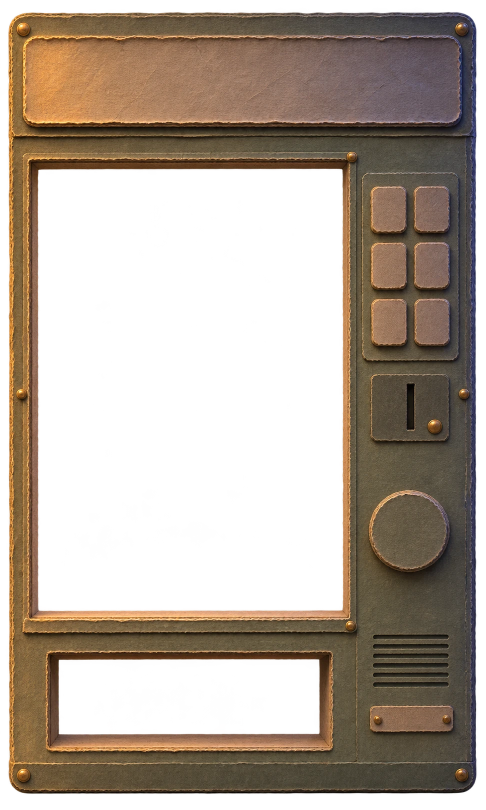
#> input picture hub/art/incoming/ART-AH-00-cabinet-study-v1/cabinet-study.webp, 971 x 1619 px (shown at 1/2 size)
$ python make-candidate.py
#> lines starting #> are read from the running program, lines starting #| are printed output that depends on the picture
"""Interim machine face from ART-AH-00 (dev tool; not a build step; adopted 5 Nov pending ART-AH-01).

Registers the cabinet study to the 1200x2000 machine template with one axis-aligned fit that makes
the window exact, cleans alpha noise, and writes the face-geometry declaration so live controls
(key lights, knob, flap, clock) can follow the art. No repaint, crop of content, or compositing.
Run from the repository root:  python3 -I hub/art/incoming/ART-AH-00-cabinet-study-v1/candidate/make-candidate.py
"""
import json, pathlib
from PIL import Image
here = pathlib.Path(__file__).resolve().parent
src = here.parent / 'cabinet-study.webp'
# Window hole measured from the study's alpha: pixels 76..686 x 338..1221 (edges 76/687, 338/1222).
# Template window: 80..860 x 428..1540.
sx, sy = 780 / 611, 1112 / 884
tx, ty = 80 - 76 * sx, 428 - 338 * sy
T = lambda x, y: (x * sx + tx, y * sy + ty)
im = Image.open(src).convert('RGBA')
#> im is the input picture: PIL image 971x1619 RGBA; mean R, G, B, A 63.5, 49.4, 37.2, 134.9
r, g, b, a = im.split()
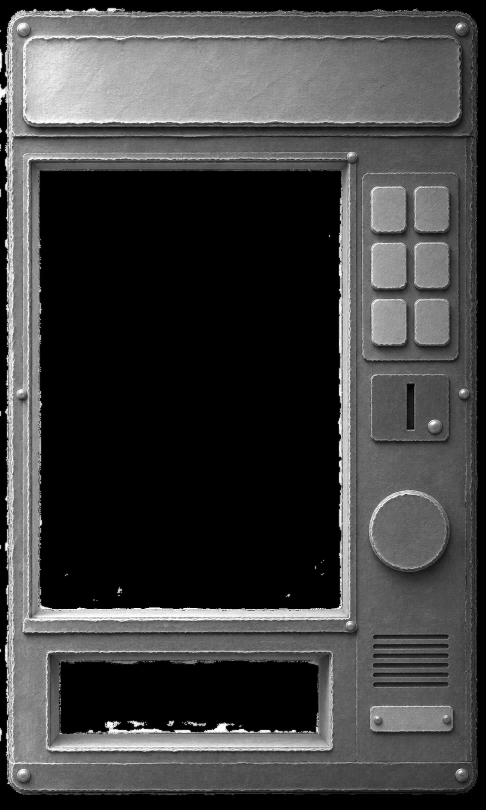
#> r: PIL image 971x1619 L (shown at 1/2 size); min 0, max 255, mean 63.5
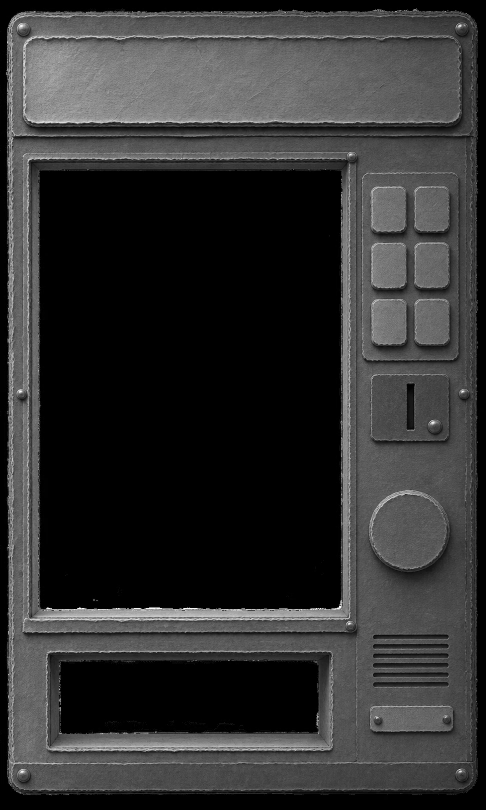
#> g: PIL image 971x1619 L (shown at 1/2 size); min 0, max 255, mean 49.4
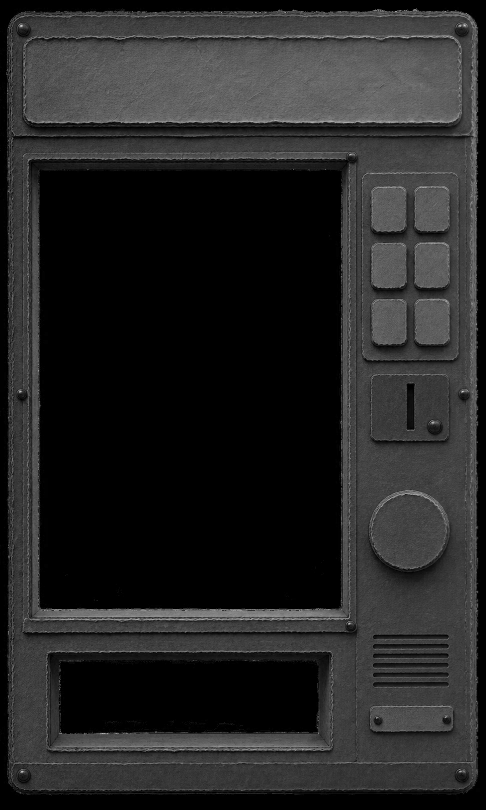
#> b: PIL image 971x1619 L (shown at 1/2 size); min 0, max 255, mean 37.2
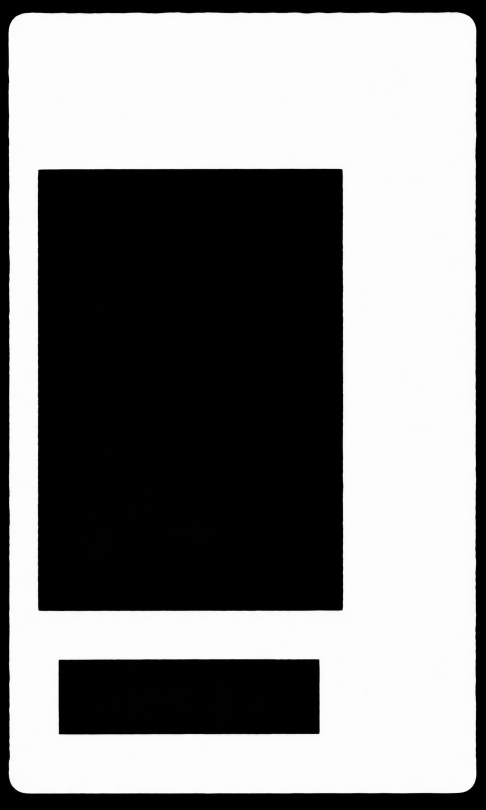
#> a: PIL image 971x1619 L (shown at 1/2 size); min 0, max 255, mean 134.9
# Alpha noise: near-zero becomes 0 (clean holes); 248+ becomes 255 (a solid board).
a = a.point(lambda v: 0 if v < 8 else 255 if v >= 248 else v)
im = Image.merge('RGBA', (r, g, b, a))
face = im.transform((1200, 2000), Image.AFFINE, (1 / sx, 0, -tx / sx, 0, 1 / sy, -ty / sy), resample=Image.BICUBIC)
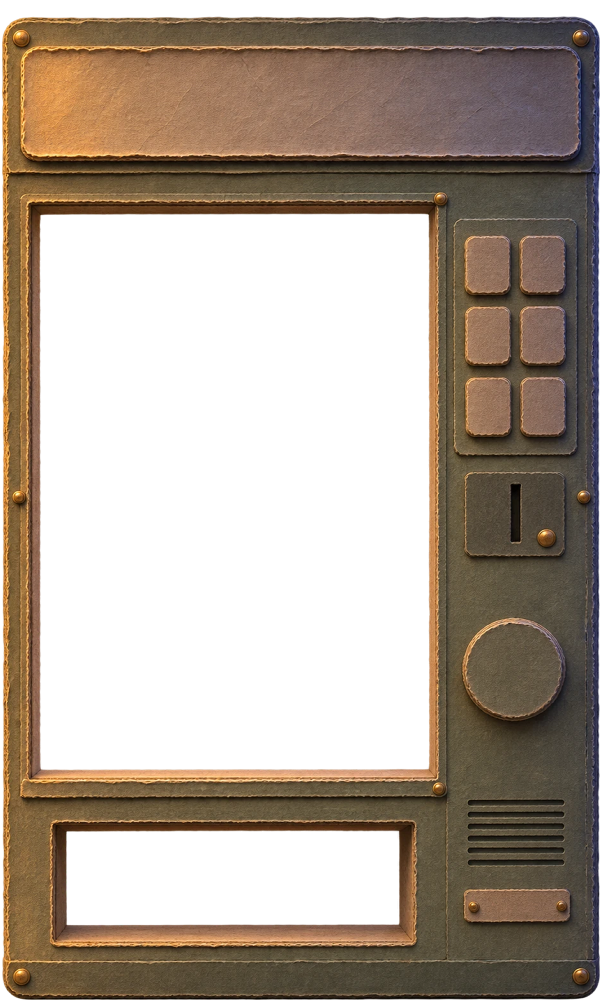
#> face: PIL image 1200x2000 RGBA (shown at 1/2 size); mean R, G, B, A 63.5, 50.7, 38.1, 143.1; transparent parts drawn white
# The template window must be fully clear: drinks, glass and fog live there.
fa = face.getchannel('A'); fa.paste(0, (80, 428, 860, 1540)); face.putalpha(fa)
#> after `fa = face.getchannel('A')`:
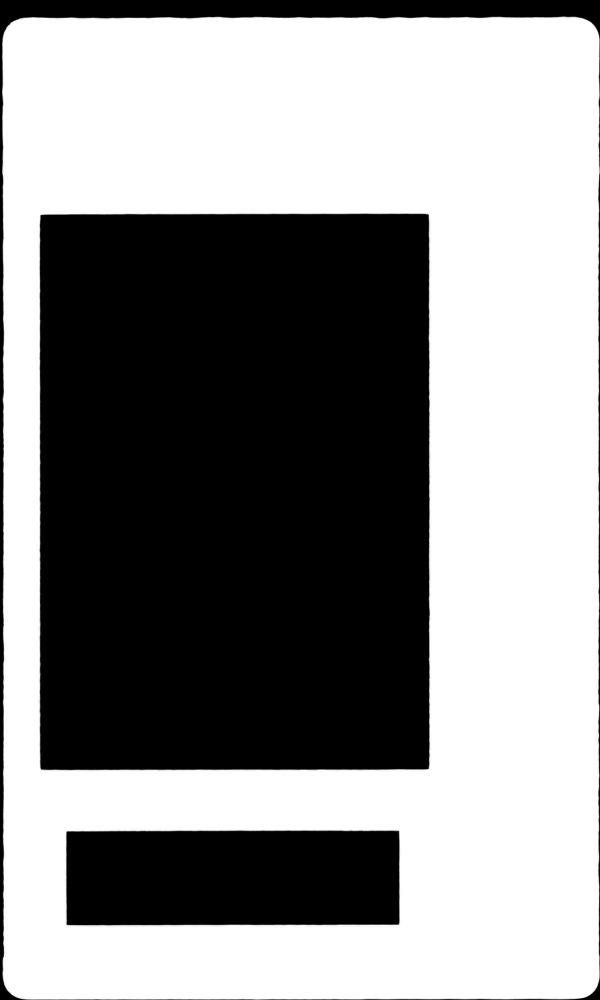
#> fa: PIL image 1200x2000 L (shown at 1/2 size); min 0, max 255, mean 143.1
# Adopted 5 Nov as the interim face: written where the manifest reads it.
out = here.parents[2] / 'machine' / 'machine-face-interim.webp'
face.save(out, 'WEBP', quality=90, method=6, exact=True)
# Controls measured in study pixels (+/-3 px), mapped to template pixels.
k0 = T(742, 374); k1 = T(828, 487); kw = 70 * sx; kh = 92 * sy
knob = T(818, 1062); chute0 = T(117, 1318); chute1 = T(639, 1469)
geometry = {
    'keys': [round(k0[0], 1), round(k0[1], 1), round(kw, 1), round(kh, 1), round(k1[0] - k0[0], 1), round(k1[1] - k0[1], 1)],
    'knob': [round(knob[0], 1), round(knob[1], 1), round(80 * (sx + sy) / 2, 1)],
    'chute': [round(chute0[0], 1), round(chute0[1], 1), round(chute1[0] - chute0[0], 1), round(chute1[1] - chute0[1], 1)],
    # Clock well inside the seam band between the sign (95..322) and the window frame (from ~390).
    'display': [96, 332, 1008, 56],
    'well': True,
    'sign': [42, 95, 1118, 227],
}
recipe = {'source': 'cabinet-study.webp', 'sha256_source': 'bde7dbd83618d279aca13638036b03b91b78b1b9c1e74a8d4b13c0df71da1fda',
          'scale': [sx, sy], 'translate': [tx, ty], 'alpha': 'v<8 -> 0, v>=248 -> 255', 'windowCleared': [80, 428, 860, 1540], 'geometry': geometry}
(here / 'recipe.json').write_text(json.dumps(recipe, indent=1) + '\n')
manifest = {'schemaVersion': 2, 'machine': {'face': {'src': 'art/machine/machine-face-interim.webp', 'geometry': geometry, 'lettering': 'AFTER HOURS'}, 'interior': None, 'glass': None, 'side': None},
            'drinks': {}, 'corridor': {'portrait': None, 'dawn': 'art/corridor/corridor-dawn.webp', 'portraitDawn': None}, 'hand': {}, 'clips': {}}
(here / 'candidate-manifest.json').write_text(json.dumps(manifest, indent=1) + '\n')
print(json.dumps(geometry), out.stat().st_size, 'bytes')
